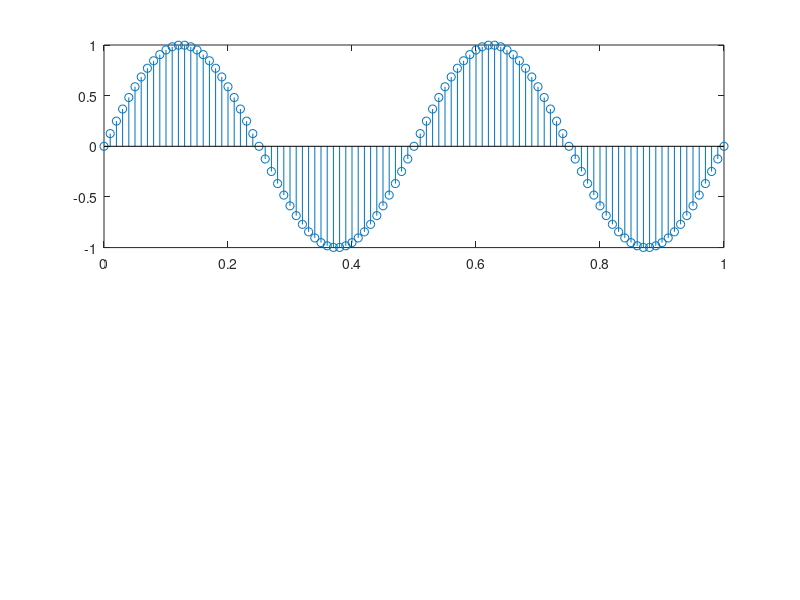

This chart was generated by the following MATLAB code:
fs = 100; %sampling frequency
dt = 1/fs; %sample step
StopTime = 1; %seconds
t = (0:dt:StopTime)'; %seconds
F = 2; %Sine wave frequency (Hz)
wave = sin(2*pi*F*t);


subplot(2,1,1)
%plot(t,wave)
stem(t,wave)
